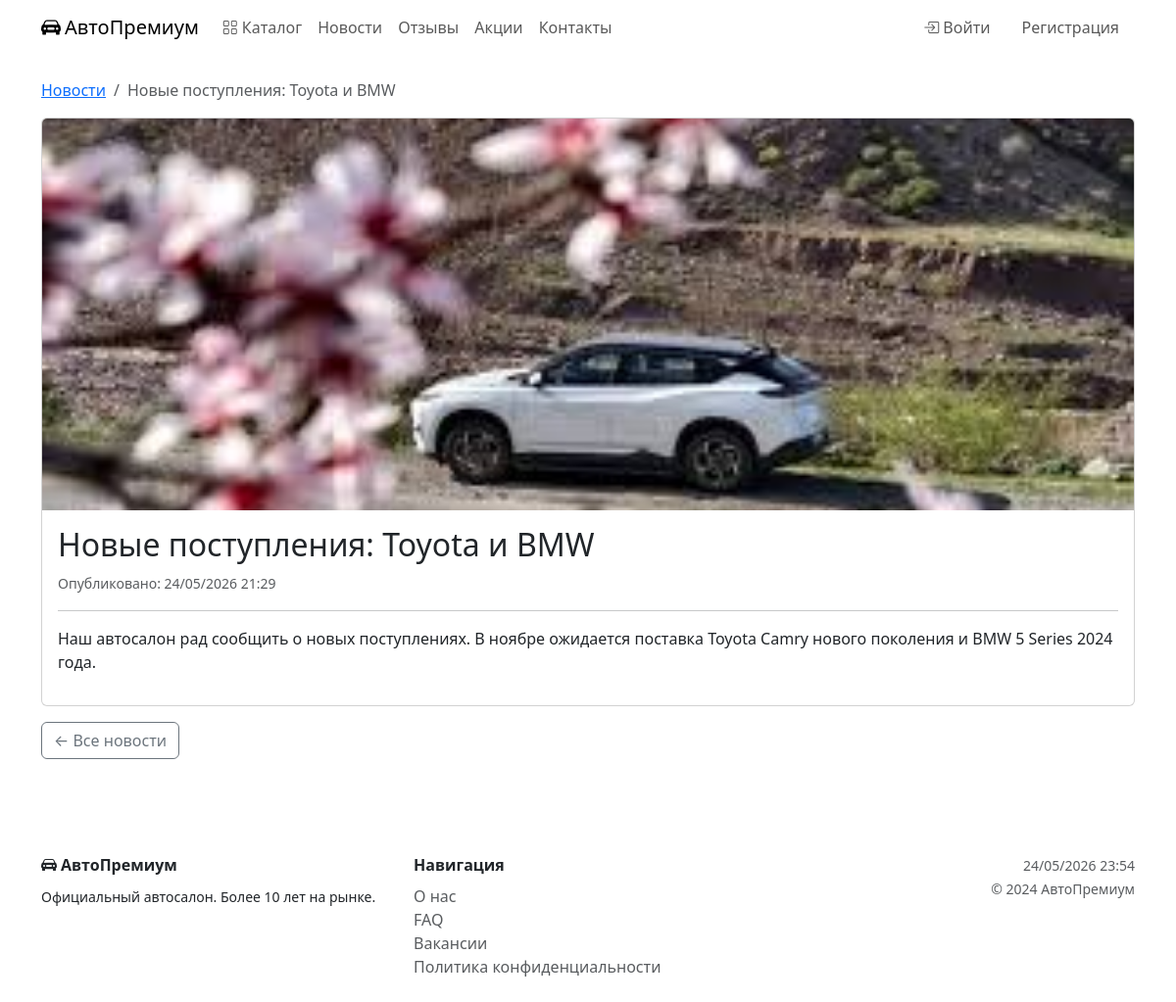
Screenshot of /news/4/ with the database file from the repository.
### catalog/models.py (models this page shows, shortened)
class Article(models.Model):
    title = models.CharField('Заголовок', max_length=255)
    summary = models.CharField('Краткое содержание', max_length=500)
    content = models.TextField('Полный текст')
    image = models.ImageField('Изображение', upload_to='news/', blank=True, null=True)
    published_at = models.DateTimeField('Дата публикации', default=timezone.now)
    is_published = models.BooleanField('Опубликовано', default=True)
    class Meta:
        verbose_name = 'Новость'
        verbose_name_plural = 'Новости'
        ordering = ['-published_at']

### catalog/views.py (the view)
# urls.py: re_path(r'^news/(?P<pk>\d+)/$', views.news_detail, name='news_detail'),
def news_detail(request, pk):
    article = get_object_or_404(Article, pk=pk, is_published=True)
    return render(request, 'catalog/news_detail.html', {'article': article})

### templates/catalog/news_detail.html (shortened to what this page needs)
{% extends 'base.html' %}
{% block content %}
<nav aria-label="breadcrumb" class="mb-3">
  <ol class="breadcrumb">
    <li class="breadcrumb-item"><a href="{% url 'news_list' %}">Новости</a></li>
    <li class="breadcrumb-item active">{{ article.title }}</li>
  </ol>
</nav>
<div class="card">
  {% if article.image %}
  <img src="{{ article.image.url }}" class="card-img-top" style="max-height:400px;object-fit:cover;" alt="{{ article.title }}">
  {% endif %}
  <div class="card-body">
    <h2 class="text-gold mb-2">{{ article.title }}</h2>
    <small class="text-muted">Опубликовано: {{ article.published_at|date:"d/m/Y H:i" }}</small>
    <hr>
    <div>{{ article.content|linebreaks }}</div>
  </div>
</div>
<a href="{% url 'news_list' %}" class="btn btn-outline-secondary mt-3">← Все новости</a>
{% endblock %}

### rows the page displays
Article: title "Новые поступления: Toyota и BMW", image (picture), published_at "24/05/2026 21:29", content "Наш автосалон рад сообщить о новых поступлениях. В ноябре ожидается поставка Toyota Camry нового поколения и BMW 5 Series 2024 года."
